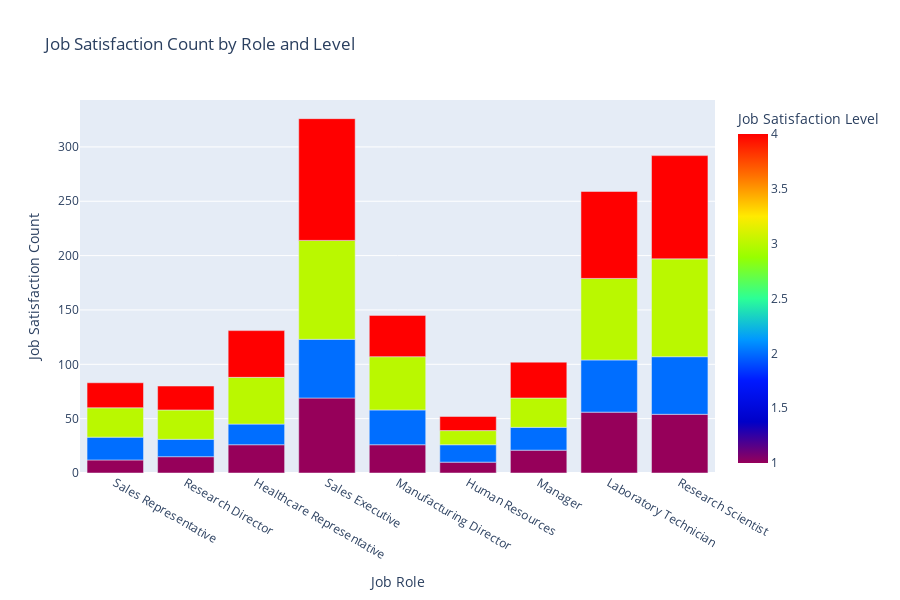

The code cell stored with this chart in its notebook:
### Code cell
xaxis= job_satisfaction.groupby('JobRole')['JobSatisfaction'].value_counts()

combined_df=pd.DataFrame(xaxis).reset_index()
combined_df=combined_df.sort_values(by="JobSatisfaction").groupby('JobRole').head()
fig = px.bar(combined_df, x='JobRole', y='count', color='JobSatisfaction', width=900, height=600,
              title='Job Satisfaction Count by Role and Level',  color_continuous_scale=px.colors.sequential.Rainbow,
               labels={'count': 'Job Satisfaction Count', 'JobRole': 'Job Role', 'JobSatisfaction': 'Job Satisfaction Level'})
#fig.update_traces(texttemplate='%{y}', textposition='inside')
fig.show()

### Figure 1 — Plotly figure (JSON) as saved in the notebook; plotly's stock layout.template omitted (floating-point values rounded to 4 significant figures)
{"data": [{"alignmentgroup": "True", "hovertemplate": "Job Role=%{x}<br>Job Satisfaction Count=%{y}<br>Job Satisfaction Level=%{marker.color}<extra></extra>", "legendgroup": "", "marker": {"color": [1, 1, 1, 1, 1, 1, 1, 1, 1, 2, 2, 2, 2, 2, 2, 2, 2, 2, 3, 3, 3, 3, 3, 3, 3, 3, 3, 4, 4, 4, 4, 4, 4, 4, 4, 4], "coloraxis": "coloraxis", "pattern": {"shape": ""}}, "name": "", "offsetgroup": "", "orientation": "v", "showlegend": false, "textposition": "auto", "type": "bar", "x": ["Sales Representative", "Research Director", "Healthcare Representative", "Sales Executive", "Manufacturing Director", "Human Resources", "Manager", "Laboratory Technician", "Research Scientist", "Research Director", "Manufacturing Director", "Sales Representative", "Manager", "Research Scientist", "Laboratory Technician", "Human Resources", "Healthcare Representative", "Sales Executive", "Laboratory Technician", "Manufacturing Director", "Sales Representative", "Human Resources", "Research Director", "Healthcare Representative", "Sales Executive", "Research Scientist", "Manager", "Sales Representative", "Healthcare Representative", "Research Scientist", "Research Director", "Manager", "Laboratory Technician", "Human Resources", "Sales Executive", "Manufacturing Director"], "xaxis": "x", "y": [12, 15, 26, 69, 26, 10, 21, 56, 54, 16, 32, 21, 21, 53, 48, 16, 19, 54, 75, 49, 27, 13, 27, 43, 91, 90, 27, 23, 43, 95, 22, 33, 80, 13, 112, 38], "yaxis": "y"}], "layout": {"barmode": "relative", "coloraxis": {"colorbar": {"title": {"text": "Job Satisfaction Level"}}, "colorscale": [[0, "rgb(150,0,90)"], [0.125, "rgb(0,0,200)"], [0.25, "rgb(0,25,255)"], [0.375, "rgb(0,152,255)"], [0.5, "rgb(44,255,150)"], [0.625, "rgb(151,255,0)"], [0.75, "rgb(255,234,0)"], [0.875, "rgb(255,111,0)"], [1, "rgb(255,0,0)"]]}, "height": 600, "legend": {"tracegroupgap": 0}, "title": {"text": "Job Satisfaction Count by Role and Level"}, "width": 900, "xaxis": {"anchor": "y", "domain": [0, 1], "title": {"text": "Job Role"}}, "yaxis": {"anchor": "x", "domain": [0, 1], "title": {"text": "Job Satisfaction Count"}}}}
